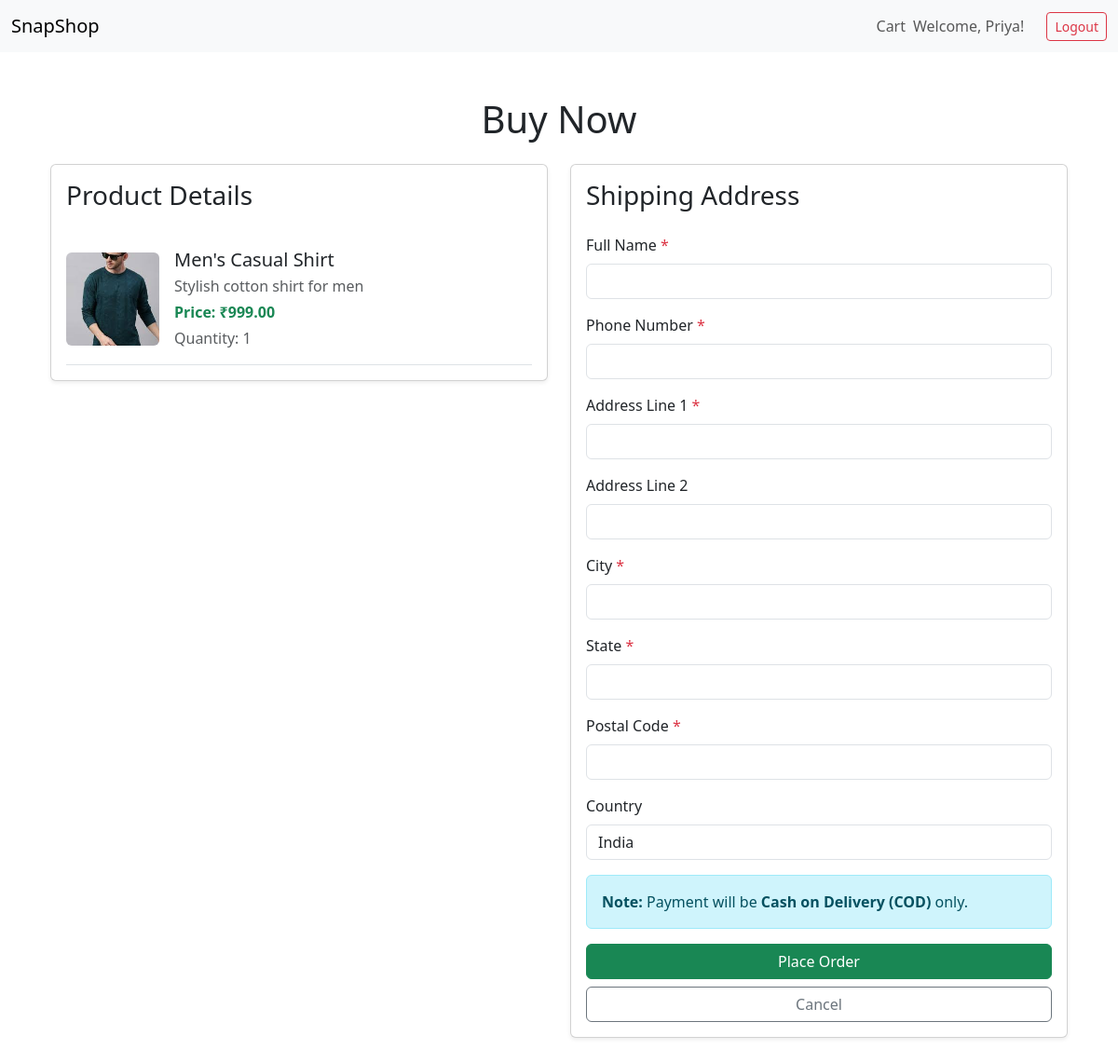
The app's page /store/buy-now/4/ (signed in) with its own data.
### accounts/models.py (models this page shows, shortened)
class CustomUser(AbstractBaseUser, PermissionsMixin):
    email = models.EmailField(unique=True)
    name = models.CharField(max_length=255)
    is_active = models.BooleanField(default=True)
    is_staff = models.BooleanField(default=False)
    groups = models.ManyToManyField(Group, related_name="customuser_groups", blank=True)
    user_permissions = models.ManyToManyField(Permission, related_name="customuser_permissions", blank=True)
    objects = CustomUserManager()
    USERNAME_FIELD = "email"
    REQUIRED_FIELDS = ["name"]

### store/models.py (models this page shows, shortened)
class Product(models.Model):
    SECTION_CHOICES = [
        ('kids', 'Kids'),
        ('men', 'Men'),
        ('women', 'Women'),
    ]
    user = models.ForeignKey(User, on_delete=models.CASCADE, null=True, blank=True)  # Made nullable
    name = models.CharField(max_length=255)
    description = models.TextField()
    price = models.DecimalField(max_digits=10, decimal_places=2)
    stock = models.PositiveIntegerField()
    image = models.ImageField(upload_to='products/', blank=True, null=True)
    category = models.CharField(max_length=100, blank=True)
    brand = models.CharField(max_length=100, blank=True, null=True)
    section = models.CharField(max_length=10, choices=SECTION_CHOICES, default='kids')
    created_at = models.DateTimeField(auto_now_add=True)

### store/views.py (the view)
# urls.py: path('buy-now/<int:product_id>/', buy_now, name='buy_now'),
@login_required
def buy_now(request, product_id):
    product = get_object_or_404(Product, id=product_id)
    if product.stock < 1:
        messages.error(request, f"{product.name} is out of stock!")
        return redirect(reverse('store:home'))
    if request.method == 'POST':
        full_name = request.POST.get('full_name')
        phone_number = request.POST.get('phone_number')
        address_line_1 = request.POST.get('address_line_1')
        address_line_2 = request.POST.get('address_line_2', '')
        city = request.POST.get('city')
        state = request.POST.get('state')
        postal_code = request.POST.get('postal_code')
        country = request.POST.get('country', 'India')
        if not all([full_name, phone_number, address_line_1, city, state, postal_code]):
            messages.error(request, "Please fill in all required address fields!")
            return render(request, 'store/buy_now.html', {'product': product})
        address = Address.objects.create(
            user=request.user,
            full_name=full_name,
            phone_number=phone_number,
            address_line_1=address_line_1,
            address_line_2=address_line_2,
            city=city,
            state=state,
            postal_code=postal_code,
            country=country
        )
        order = Order.objects.create(
            user=request.user,
            address=address,
            total_price=product.price,
            payment_method="Cash on Delivery"
        )
        OrderItem.objects.create(order=order, product=product, quantity=1)
        product.stock -= 1
        if product.stock < 0:
            messages.error(request, f"Not enough stock for {product.name}!")
            return redirect(reverse('store:home'))
        product.save()
        messages.success(request, "Order placed successfully! Payment will be Cash on Delivery.")
        return redirect(reverse('store:home'))
    else:
        return render(request, 'store/buy_now.html', {'product': product})

### store/templatetags/currency_tags.py (called while the page is built)
@register.filter
def to_inr(value):
    try:
        inr_value = float(value)
        return f"₹{inr_value:,.2f}"  # e.g., ₹5,83,250.00
    except (ValueError, TypeError) as e:
        print(f"Error formatting to INR: {value}, Error: {e}")
        return "₹0.00"  # Fallback value

### store/templates/store/buy_now.html (shortened to what this page needs)
{% extends 'store/base.html' %}
{% load currency_tags %}
{% block content %}
<div class="container my-5">
    <h1 class="text-center mb-4">Buy Now</h1>
    <div class="row">
        <div class="col-lg-6">
            <div class="card shadow-sm">
                <div class="card-body">
                    <h3 class="mb-4">Product Details</h3>
                    <div class="d-flex align-items-center border-bottom py-3">
                        <div class="me-3">
                            {% if product.image %}
                                <img src="{{ product.image.url }}" alt="{{ product.name }}" class="img-fluid rounded" style="width: 100px; height: 100px; object-fit: cover;">
                            {% else %}
                                <div class="bg-light text-center rounded" style="width: 100px; height: 100px; line-height: 100px; font-size: 14px;">
                                    No Image
                                </div>
                            {% endif %}
                        </div>
                        <div class="flex-grow-1">
                            <h5 class="mb-1">{{ product.name }}</h5>
                            <p class="text-muted mb-1">{{ product.description|truncatewords:10 }}</p>
                            <p class="text-success fw-bold mb-1">Price: {{ product.price|to_inr }}</p>
                            <p class="text-muted mb-0">Quantity: 1</p>
                        </div>
                    </div>
                </div>
            </div>
        </div>
        <div class="col-lg-6">
            <div class="card shadow-sm">
                <div class="card-body">
                    <h3 class="mb-4">Shipping Address</h3>
                    <form method="post">
                        <div class="mb-3">
                            <label for="full_name" class="form-label">Full Name <span class="text-danger">*</span></label>
                            <input type="text" class="form-control" id="full_name" name="full_name" required>
                        </div>
                        <div class="mb-3">
                            <label for="phone_number" class="form-label">Phone Number <span class="text-danger">*</span></label>
                            <input type="text" class="form-control" id="phone_number" name="phone_number" required>
                        </div>
                        <div class="mb-3">
                            <label for="address_line_1" class="form-label">Address Line 1 <span class="text-danger">*</span></label>
                            <input type="text" class="form-control" id="address_line_1" name="address_line_1" required>
                        </div>
                        <div class="mb-3">
                            <label for="address_line_2" class="form-label">Address Line 2</label>
                            <input type="text" class="form-control" id="address_line_2" name="address_line_2">
                        </div>
                        <div class="mb-3">
                            <label for="city" class="form-label">City <span class="text-danger">*</span></label>
                            <input type="text" class="form-control" id="city" name="city" required>
                        </div>
                        <div class="mb-3">
                            <label for="state" class="form-label">State <span class="text-danger">*</span></label>
                            <input type="text" class="form-control" id="state" name="state" required>
                        </div>
                        <div class="mb-3">
                            <label for="postal_code" class="form-label">Postal Code <span class="text-danger">*</span></label>
                            <input type="text" class="form-control" id="postal_code" name="postal_code" required>
                        </div>
                        <div class="mb-3">
                            <label for="country" class="form-label">Country</label>
                            <input type="text" class="form-control" id="country" name="country" value="India" readonly>
                        </div>
                        <div class="alert alert-info mb-3">
                            <strong>Note:</strong> Payment will be <strong>Cash on Delivery (COD)</strong> only.
                        </div>
                        <button type="submit" class="btn btn-success w-100">Place Order</button>
                    </form>
                    <a href="{% url 'store:home' %}" class="btn btn-outline-secondary w-100 mt-2">Cancel</a>
                </div>
            </div>
        </div>
    </div>
</div>
{% endblock %}

### store/templates/store/base.html (shortened to what this page needs)
<!DOCTYPE html>
<html lang="en">
<head>
    <link href="https://cdn.jsdelivr.net/npm/bootstrap@5.3.0/dist/css/bootstrap.min.css" rel="stylesheet">
</head>
<body>
    <nav class="navbar navbar-expand-lg navbar-light bg-light">
        <div class="container-fluid">
            <a class="navbar-brand" href="{% url 'store:home' %}">SnapShop</a>
            <div class="collapse navbar-collapse" id="navbarNav">
                <ul class="navbar-nav ms-auto">
                    <li class="nav-item">
                        <a class="nav-link" href="{% url 'store:view_cart' %}">Cart</a>
                    </li>
                </ul>
                {% if user.is_authenticated %}
                    <span class="navbar-text">Welcome, {{ user.name }}!</span>
                    <a href="{% url 'accounts:logout' %}" class="btn btn-outline-danger btn-sm ms-2">Logout</a>
                {% else %}
                    <a href="{% url 'accounts:login' %}" class="btn btn-outline-primary btn-sm me-2">Login</a>
                    <a href="{% url 'accounts:register' %}" class="btn btn-outline-success btn-sm">Register</a>
                {% endif %}
            </div>
        </div>
    </nav>
    <div class="container mt-4">
        {% block content %}{% endblock %}
    </div>
</body>
</html>

### store/templates/store/base.html (style rules this page uses)
.navbar-brand { margin-right: auto; }
.navbar-nav { margin-left: auto; }
.navbar-text { margin-right: 1rem; }

### records on screen
CustomUser: name "Priya"
Product: image (picture), name "Men's Casual Shirt", description "Stylish cotton shirt for men", price|to_inr "₹999.00"
